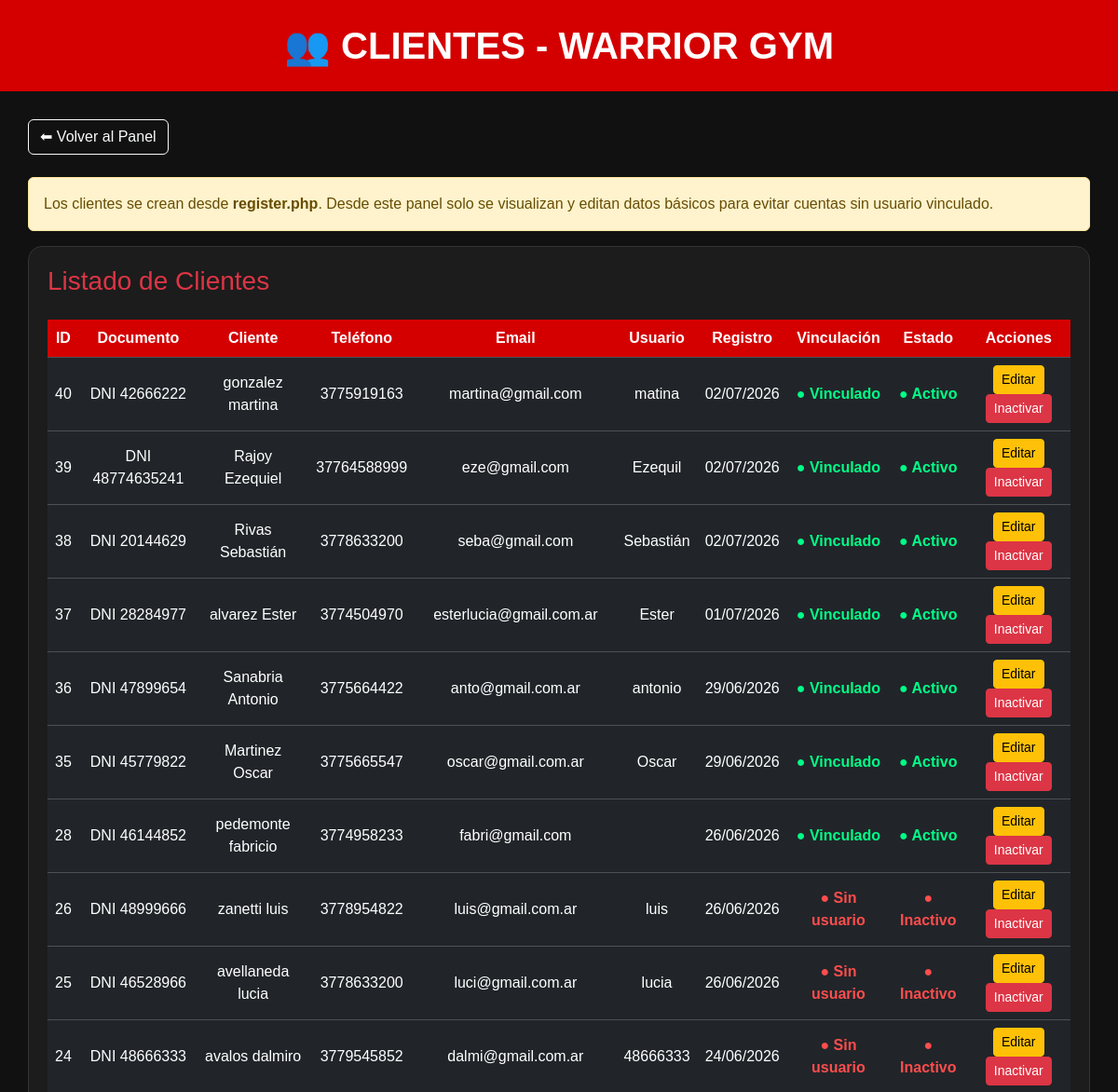
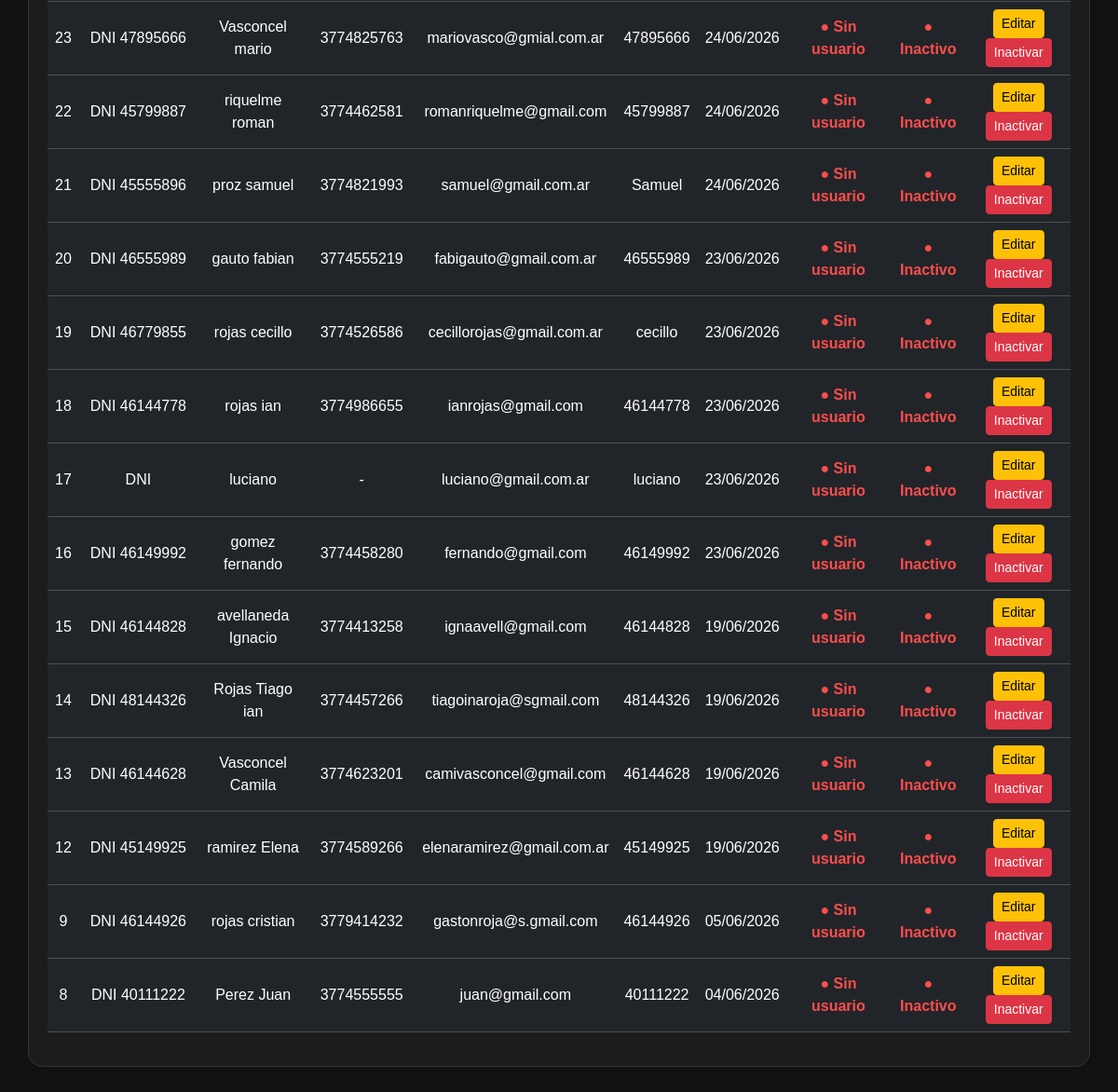
Page /admin/clientes.php (signed in) on the committed database (2 pictures, top to bottom).
### tables this page shows
CREATE TABLE `clientes` (
  `id_cliente` int(11) NOT NULL AUTO_INCREMENT,
  `id_tipo_documento` int(11) NOT NULL,
  `numero_documento` varchar(20) NOT NULL,
  `nombre` varchar(50) NOT NULL,
  `apellido` varchar(50) NOT NULL,
  `telefono` varchar(20) DEFAULT NULL,
  `email` varchar(100) DEFAULT NULL,
  `direccion` varchar(100) DEFAULT NULL,
  `fecha_nacimiento` date DEFAULT NULL,
  `fecha_registro` date NOT NULL,
  `estado` enum('Activo','Inactivo','Suspendido') NOT NULL,
  `usuario` varchar(50) NOT NULL,
  `contrasena` varchar(255) NOT NULL,
  `id_usuario` int(11) DEFAULT NULL,
  PRIMARY KEY (`id_cliente`),
  UNIQUE KEY `numero_documento` (`numero_documento`),
  UNIQUE KEY `usuario` (`usuario`),
  UNIQUE KEY `email` (`email`),
  KEY `id_tipo_documento` (`id_tipo_documento`),
  CONSTRAINT `clientes_ibfk_1` FOREIGN KEY (`id_tipo_documento`) REFERENCES `tipo_documento` (`id_tipo_documento`)
);

CREATE TABLE `tipo_documento` (
  `id_tipo_documento` int(11) NOT NULL AUTO_INCREMENT,
  `descripcion` varchar(50) NOT NULL,
  PRIMARY KEY (`id_tipo_documento`),
  UNIQUE KEY `descripcion` (`descripcion`)
);

### admin/clientes.php (the view, shortened to what this page needs)
<?php
include(__DIR__ . "/../php/conexion.php");
$sql = "
SELECT
    c.id_cliente,
    c.nombre,
    c.apellido,
    c.numero_documento,
    c.telefono,
    c.email,
    c.usuario,
    c.estado,
    c.fecha_registro,
    c.id_usuario,
    td.descripcion AS tipo_documento,
    u.estado AS estado_usuario
FROM clientes c
INNER JOIN tipo_documento td
    ON c.id_tipo_documento = td.id_tipo_documento
LEFT JOIN usuarios u
    ON c.id_usuario = u.id_usuario
ORDER BY c.id_cliente DESC
";
$resultado = mysqli_query($conexion, $sql);
?>
<!DOCTYPE html>
<html lang="es">
<head>
<link href="https://cdn.jsdelivr.net/npm/bootstrap@5.3.7/dist/css/bootstrap.min.css" rel="stylesheet">
</head>
<body>
<div class="header">
    <h1>👥 CLIENTES - WARRIOR GYM</h1>
</div>
<div class="contenido">
    <div class="mb-4">
        <a href="dashboard.php" class="btn btn-outline-light">
            ⬅ Volver al Panel
        </a>
    </div>
    <div class="alert alert-warning">
        Los clientes se crean desde <strong>register.php</strong>.
        Desde este panel solo se visualizan y editan datos básicos para evitar cuentas sin usuario vinculado.
    </div>
    <div class="table-box">
        <h3 class="text-danger mb-4">Listado de Clientes</h3>
        <?php if (mysqli_num_rows($resultado) > 0): ?>
            <div class="table-responsive">
                <table class="table table-dark table-hover text-center align-middle">
                    <thead>
                        <tr>
                            <th>ID</th>
                            <th>Documento</th>
                            <th>Cliente</th>
                            <th>Teléfono</th>
                            <th>Email</th>
                            <th>Usuario</th>
                            <th>Registro</th>
                            <th>Vinculación</th>
                            <th>Estado</th>
                            <th>Acciones</th>
                        </tr>
                    </thead>
                    <tbody>
                        <?php while($fila = mysqli_fetch_assoc($resultado)): ?>
                            <tr>
                                <td><?= $fila['id_cliente'] ?></td>
                                <td>
                                    <?= htmlspecialchars($fila['tipo_documento']) ?>
                                    <?= htmlspecialchars($fila['numero_documento']) ?>
                                </td>
                                <td>
                                    <?= htmlspecialchars($fila['apellido'] . " " . $fila['nombre']) ?>
                                </td>
                                <td>
                                    <?= !empty($fila['telefono']) ? htmlspecialchars($fila['telefono']) : '-' ?>
                                </td>
                                <td>
                                    <?= !empty($fila['email']) ? htmlspecialchars($fila['email']) : '-' ?>
                                </td>
                                <td>
                                    <?= htmlspecialchars($fila['usuario']) ?>
                                </td>
                                <td>
                                    <?= !empty($fila['fecha_registro']) ? date("d/m/Y", strtotime($fila['fecha_registro'])) : '-' ?>
                                </td>
                                <td>
                                    <?php if (!empty($fila['id_usuario'])): ?>
                                        <span class="vinculado">● Vinculado</span>
                                    <?php else: ?>
                                        <span class="no-vinculado">● Sin usuario</span>
                                    <?php endif; ?>
                                </td>
                                <td>
                                    <?php if($fila['estado'] == 'Activo'): ?>
                                        <span class="activo">● Activo</span>
                                    <?php elseif($fila['estado'] == 'Suspendido'): ?>
                                        <span class="suspendido">● Suspendido</span>
                                    <?php else: ?>
                                        <span class="inactivo">● Inactivo</span>
                                    <?php endif; ?>
                                </td>
                                <td>
                                    <a
                                        href="editar_cliente.php?id=<?= $fila['id_cliente'] ?>"
                                        class="btn btn-warning btn-sm">
                                        Editar
                                    </a>
                                    <a
    href="eliminar_cliente.php?id=<?= $fila['id_cliente'] ?>"
    class="btn btn-danger btn-sm"
    onclick="return confirm('¿Seguro que querés inactivar este cliente? No se borrarán sus reservas, pagos ni rutinas.');">
    Inactivar
</a>
                                </td>
                            </tr>
                        <?php endwhile; ?>
                    </tbody>
                </table>
            </div>
        <?php else: ?>
            <p class="text-secondary text-center">
                No hay clientes registrados todavía.
            </p>
        <?php endif; ?>
    </div>
</div>
</body>
</html>

### admin/clientes.php (style rules this page uses)
body { font-family: Arial, sans-serif; background: #111; color: white; margin: 0; }
.header { background: #d40000; padding: 25px; text-align: center; }
.header h1 { margin: 0; font-weight: bold; }
.contenido { padding: 30px; }
.table-box { background: #1c1c1c; padding: 20px; border-radius: 15px; border: 1px solid #333; }
.table-dark th { background: #d40000; color: white; }
.activo { color: #00ff88; font-weight: bold; }
.inactivo { color: #ff4d4d; font-weight: bold; }
.vinculado { color: #00ff88; font-weight: bold; }
.no-vinculado { color: #ff4d4d; font-weight: bold; }

### rows in the picture
clientes: id_cliente "40", id_tipo_documento.descripcion "DNI", numero_documento "42666222", apellido+nombre "gonzalez martina", telefono "3775919163", email "martina@gmail.com", usuario "matina", fecha_registro "02/07/2026", shows "● Vinculado", estado "● Activo"
clientes: id_cliente "39", id_tipo_documento.descripcion "DNI", numero_documento "48774635241", apellido+nombre "Rajoy Ezequiel", telefono "37764588999", email "eze@gmail.com", usuario "Ezequil", fecha_registro "02/07/2026", shows "● Vinculado", estado "● Activo"
clientes: id_cliente "38", id_tipo_documento.descripcion "DNI", numero_documento "20144629", apellido+nombre "Rivas Sebastián", telefono "3778633200", email "seba@gmail.com", usuario "Sebastián", fecha_registro "02/07/2026", shows "● Vinculado", estado "● Activo"
clientes: id_cliente "37", id_tipo_documento.descripcion "DNI", numero_documento "28284977", apellido+nombre "alvarez Ester", telefono "3774504970", email "esterlucia@gmail.com.ar", usuario "Ester", fecha_registro "01/07/2026", shows "● Vinculado", estado "● Activo"
clientes: id_cliente "36", id_tipo_documento.descripcion "DNI", numero_documento "47899654", apellido+nombre "Sanabria Antonio", telefono "3775664422", email "anto@gmail.com.ar", usuario "antonio", fecha_registro "29/06/2026", shows "● Vinculado", estado "● Activo"
clientes: id_cliente "35", id_tipo_documento.descripcion "DNI", numero_documento "45779822", apellido+nombre "Martinez Oscar", telefono "3775665547", email "oscar@gmail.com.ar", usuario "Oscar", fecha_registro "29/06/2026", shows "● Vinculado", estado "● Activo"
clientes: id_cliente "28", id_tipo_documento.descripcion "DNI", numero_documento "46144852", apellido+nombre "pedemonte fabricio", telefono "3774958233", email "fabri@gmail.com", fecha_registro "26/06/2026", shows "● Vinculado", estado "● Activo"
clientes: id_cliente "26", id_tipo_documento.descripcion "DNI", numero_documento "48999666", apellido+nombre "zanetti luis", telefono "3778954822", email "luis@gmail.com.ar", usuario "luis", fecha_registro "26/06/2026", shows "● Sin usuario", estado "● Inactivo"
clientes: id_cliente "25", id_tipo_documento.descripcion "DNI", numero_documento "46528966", apellido+nombre "avellaneda lucia", telefono "3778633200", email "luci@gmail.com.ar", usuario "lucia", fecha_registro "26/06/2026", shows "● Sin usuario", estado "● Inactivo"
clientes: id_cliente "24", id_tipo_documento.descripcion "DNI", numero_documento "48666333", apellido+nombre "avalos dalmiro", telefono "3779545852", email "dalmi@gmail.com.ar", usuario "48666333", fecha_registro "24/06/2026", shows "● Sin usuario", estado "● Inactivo"
clientes: id_cliente "23", id_tipo_documento.descripcion "DNI", numero_documento "47895666", apellido+nombre "Vasconcel mario", telefono "3774825763", email "mariovasco@gmial.com.ar", usuario "47895666", fecha_registro "24/06/2026", shows "● Sin usuario", estado "● Inactivo"
clientes: id_cliente "22", id_tipo_documento.descripcion "DNI", numero_documento "45799887", apellido+nombre "riquelme roman", telefono "3774462581", email "romanriquelme@gmail.com", usuario "45799887", fecha_registro "24/06/2026", shows "● Sin usuario", estado "● Inactivo"
clientes: id_cliente "21", id_tipo_documento.descripcion "DNI", numero_documento "45555896", apellido+nombre "proz samuel", telefono "3774821993", email "samuel@gmail.com.ar", usuario "Samuel", fecha_registro "24/06/2026", shows "● Sin usuario", estado "● Inactivo"
clientes: id_cliente "20", id_tipo_documento.descripcion "DNI", numero_documento "46555989", apellido+nombre "gauto fabian", telefono "3774555219", email "fabigauto@gmail.com.ar", usuario "46555989", fecha_registro "23/06/2026", shows "● Sin usuario", estado "● Inactivo"
clientes: id_cliente "19", id_tipo_documento.descripcion "DNI", numero_documento "46779855", apellido+nombre "rojas cecillo", telefono "3774526586", email "cecillorojas@gmail.com.ar", usuario "cecillo", fecha_registro "23/06/2026", shows "● Sin usuario", estado "● Inactivo"
clientes: id_cliente "18", id_tipo_documento.descripcion "DNI", numero_documento "46144778", apellido+nombre "rojas ian", telefono "3774986655", email "ianrojas@gmail.com", usuario "46144778", fecha_registro "23/06/2026", shows "● Sin usuario", estado "● Inactivo"
clientes: id_cliente "17", id_tipo_documento.descripcion "DNI", apellido+nombre "luciano", email "luciano@gmail.com.ar", usuario "luciano", fecha_registro "23/06/2026", shows "● Sin usuario", estado "● Inactivo"
clientes: id_cliente "16", id_tipo_documento.descripcion "DNI", numero_documento "46149992", apellido+nombre "gomez fernando", telefono "3774458280", email "fernando@gmail.com", usuario "46149992", fecha_registro "23/06/2026", shows "● Sin usuario", estado "● Inactivo"
clientes: id_cliente "15", id_tipo_documento.descripcion "DNI", numero_documento "46144828", apellido+nombre "avellaneda Ignacio", telefono "3774413258", email "ignaavell@gmail.com", usuario "46144828", fecha_registro "19/06/2026", shows "● Sin usuario", estado "● Inactivo"
clientes: id_cliente "14", id_tipo_documento.descripcion "DNI", numero_documento "48144326", apellido+nombre "Rojas Tiago ian", telefono "3774457266", email "tiagoinaroja@sgmail.com", usuario "48144326", fecha_registro "19/06/2026", shows "● Sin usuario", estado "● Inactivo"
clientes: id_cliente "13", id_tipo_documento.descripcion "DNI", numero_documento "46144628", apellido+nombre "Vasconcel Camila", telefono "3774623201", email "camivasconcel@gmail.com", usuario "46144628", fecha_registro "19/06/2026", shows "● Sin usuario", estado "● Inactivo"
clientes: id_cliente "12", id_tipo_documento.descripcion "DNI", numero_documento "45149925", apellido+nombre "ramirez Elena", telefono "3774589266", email "elenaramirez@gmail.com.ar", usuario "45149925", fecha_registro "19/06/2026", shows "● Sin usuario", estado "● Inactivo"
clientes: id_cliente "9", id_tipo_documento.descripcion "DNI", numero_documento "46144926", apellido+nombre "rojas cristian", telefono "3779414232", email "gastonroja@s.gmail.com", usuario "46144926", fecha_registro "05/06/2026", shows "● Sin usuario", estado "● Inactivo"
clientes: id_cliente "8", id_tipo_documento.descripcion "DNI", numero_documento "40111222", apellido+nombre "Perez Juan", telefono "3774555555", email "juan@gmail.com", usuario "40111222", fecha_registro "04/06/2026", shows "● Sin usuario", estado "● Inactivo"
